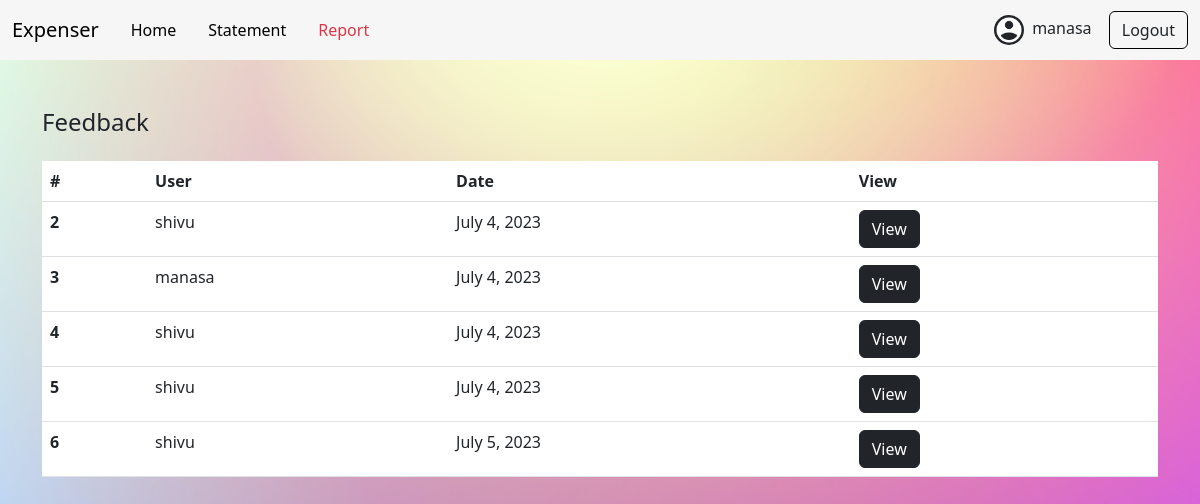
The page /feed/ (signed in) on the database its author committed.
### home/models.py (models this page shows)
class Feedback(models.Model):
    userid = models.ForeignKey(User, on_delete=models.CASCADE)
    message = models.CharField(max_length=300, null=True)
    created = models.DateTimeField(auto_now_add=True)

### home/views.py (the view)
# urls.py: path('feed/', views.Feed, name='feed'),
@login_required(login_url='userlogin')
def Feed(request):
    info = Feedback.objects.all()
    return render(request, 'feed.html', {'info':info})

### templates/feed.html
{% extends 'home.html' %}
{% block content %}
    <div class="container mt-5">
      <div class="my-4">
        <h4>Feedback </h4>
      </div>
        <table class="table">
            <thead>
              <tr>
                <th scope="col">#</th>
                <th scope="col">User</th>
                <th scope="col">Date</th>
                <th scope="col">View</th>
              </tr>
            </thead>
            <tbody>
                {% for i in info %}
              <tr>
                <th scope="row">{{i.id}}</th>
                <td>{{i.userid.username}}</td>
                <td>{{i.created.date}}</td>
                <td><a href="#"><button class="btn btn-dark">View</button></a></td>
              </tr>
              {% endfor %}
            </tbody>
          </table>
    </div>
{% endblock %}

### templates/home.html (shortened to what this page needs)
{% load static %}
<!DOCTYPE html>
<html lang="en">
<head>
    <link rel="stylesheet" href="https://cdn.jsdelivr.net/npm/bootstrap-icons@1.10.5/font/bootstrap-icons.css">
    <link href="https://cdn.jsdelivr.net/npm/bootstrap@5.3.0/dist/css/bootstrap.min.css" rel="stylesheet">
  </head>
<body>
    <nav class="navbar navbar-expand-lg" style="background-color:  #f6f6f6;">
        <div class="container-fluid">
          <a class="navbar-brand" href="#">Expenser</a>
          <div class="collapse navbar-collapse" id="navbarSupportedContent">
            <ul class="navbar-nav me-auto mb-2 mb-lg-0">
              {% if user.is_authenticated %}
                <a href="{% url 'home' %}" style="text-decoration: none;" class="mx-3 text-black">Home</a>
                <a href="{% url 'statement' %}" style="text-decoration: none;" class="mx-3 text-black">Statement</a>
                <a href="{% url 'report' %}" style="text-decoration: none;" class="mx-3 text-danger">Report</a>
              {% endif %}
            </ul>
            <div>
              {% if request.user.is_authenticated %}
                <button class="btn btn-white border-none"> <img src="{% static 'images/person.png' %}" style="width: 30px;" alt="" class="img-fluid rounded-circle bg-dark mx-2">{{request.user.username}}</button>
                <a href="{% url 'userlogout' %}"><button class="btn btn-white" style="border: 1px solid black;">Logout</button></a>
              {% else %}
                <a href="{% url 'userlogin' %}"><button class="btn btn-dark">Login</button></a>
              {% endif %}
            </div>
          </div>
        </div>
      </nav>
      {% block content %}{% endblock%}
</body>
</html>

### rows shown on the page
Feedback: id "2", userid.username "shivu", created "July 4, 2023"
Feedback: id "3", userid.username "manasa", created "July 4, 2023"
Feedback: id "4", userid.username "shivu", created "July 4, 2023"
Feedback: id "5", userid.username "shivu", created "July 4, 2023"
Feedback: id "6", userid.username "shivu", created "July 5, 2023"

### other values the page prints
{{ request.user.username }} "manasa"
